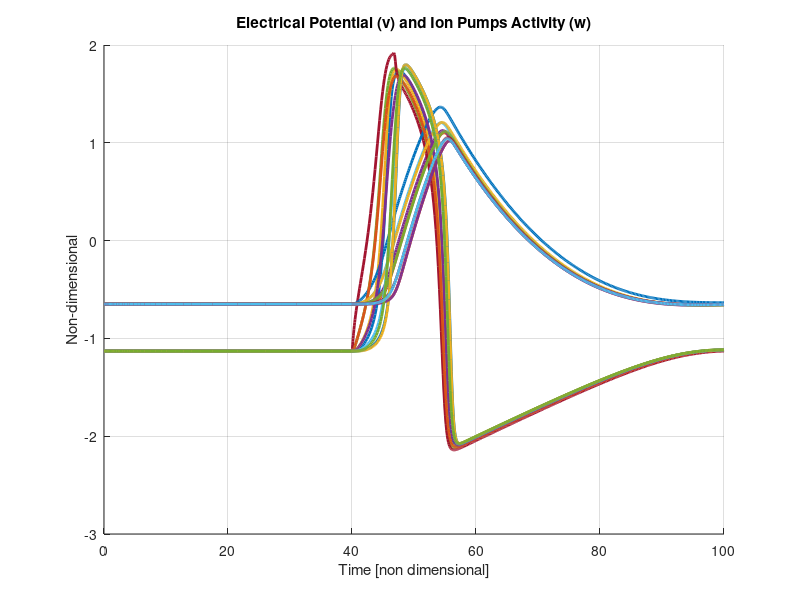
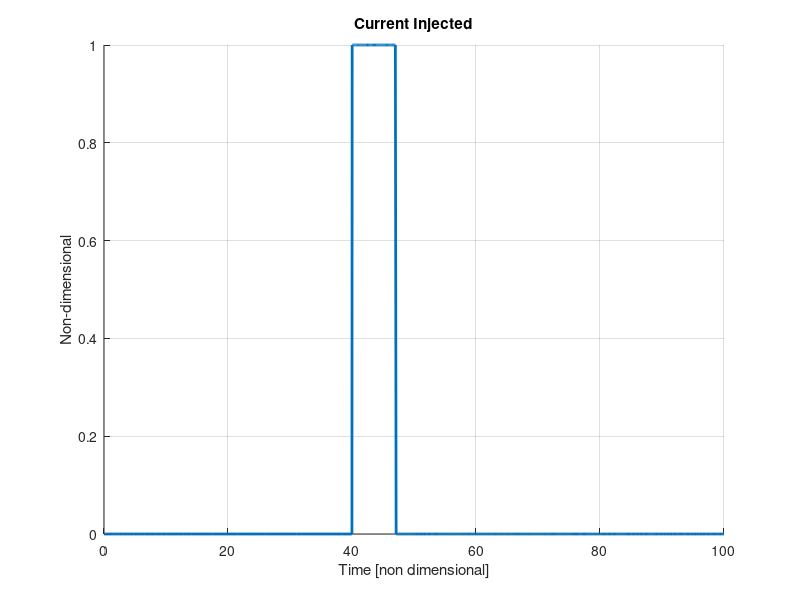
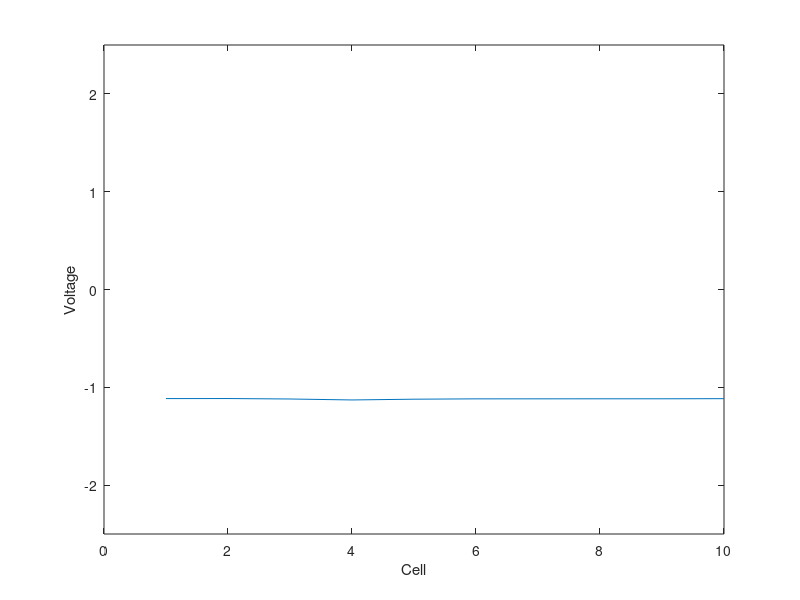

These charts were generated, in order, by the following MATLAB code:
%% model parameters
eps = 0.08;
a = 1.0;
b = 0.2;

%% model definition
I_0 = 1.0;          % injected current
T_start = 40;
T_stop = 47;
I = @(t) I_0 * (sign((t-T_start)) - sign(t-T_stop))/2;

D = 0.9;    % electrical connectivity

f = @(t,v,w,k,l) v - 1/3*v.^3 - w + D*(k - 2*v + l);
g = @(v,w) eps*(v + a -b*w);


%% simulation
dxdt =@ (t,x) [f(t,x(1),x(2),x(11),x(3)); g(x(1),x(2));
               f(t,x(3),x(4),x(1),x(5)); g(x(3),x(4));
               f(t,x(5),x(6),x(3),x(7)); g(x(5),x(6));
               f(t,x(7),x(8),x(5),x(9)) + I(t); g(x(7),x(8));
               f(t,x(9),x(10),x(7),x(11)); g(x(9),x(10));
               f(t,x(11),x(12),x(9),x(13)); g(x(11),x(12));
               f(t,x(13),x(14),x(11),x(15)); g(x(13),x(14));
               f(t,x(15),x(16),x(13),x(17)); g(x(15),x(16));
               f(t,x(17),x(18),x(15),x(19)); g(x(17),x(18));
               f(t,x(19),x(20),x(17),x(1)); g(x(19),x(20))]; 

v_initial = -1.1298;
w_initial = -0.6491;

% solve!
[T,X] = ode45(dxdt,[0, 100], [v_initial, w_initial ...
                              v_initial, w_initial ...
                              v_initial, w_initial ...
                              v_initial, w_initial ...
                              v_initial, w_initial ...
                              v_initial, w_initial ...
                              v_initial, w_initial ...
                              v_initial, w_initial ...
                              v_initial, w_initial ...
                              v_initial, w_initial]);

% [T,X] = ode45(dxdt,[0, 100], rand(20,1));

% plot
figure
title('Electrical Potential (v) and Ion Pumps Activity (w)')
hold on
plot(T,X,'LineWidth',2)
grid
xlabel('Time [non dimensional]')
ylabel('Non-dimensional')
figure
hold on
title('Current Injected')
plot(T,I(T),'LineWidth',2)
grid
xlabel('Time [non dimensional]')
ylabel('Non-dimensional')

%% movie
for nt=1:10:numel(T)
figure(5); clf; hold on; box on;
plot(X(nt,1:2:19));
set(gca,'ylim', [-2.5,2.5])
xlabel('Cell');
ylabel('Voltage')
drawnow;
end



